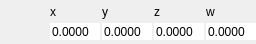
<?xml version="1.0" encoding="UTF-8"?>
<ui version="4.0">
 <class>Float4Controller</class>
 <widget class="QWidget" name="Float4Controller">
  <property name="geometry">
   <rect>
    <x>0</x>
    <y>0</y>
    <width>256</width>
    <height>44</height>
   </rect>
  </property>
  <property name="sizePolicy">
   <sizepolicy hsizetype="MinimumExpanding" vsizetype="Fixed">
    <horstretch>0</horstretch>
    <verstretch>0</verstretch>
   </sizepolicy>
  </property>
  <property name="font">
   <font>
    <family>Segoe UI</family>
   </font>
  </property>
  <property name="windowTitle">
   <string>Form</string>
  </property>
  <layout class="QHBoxLayout" name="horizontalLayout">
   <property name="spacing">
    <number>2</number>
   </property>
   <property name="leftMargin">
    <number>0</number>
   </property>
   <property name="topMargin">
    <number>3</number>
   </property>
   <property name="rightMargin">
    <number>0</number>
   </property>
   <property name="bottomMargin">
    <number>0</number>
   </property>
   <item>
    <spacer name="horizontalSpacer">
     <property name="orientation">
      <enum>Qt::Horizontal</enum>
     </property>
     <property name="sizeHint" stdset="0">
      <size>
       <width>40</width>
       <height>20</height>
      </size>
     </property>
    </spacer>
   </item>
   <item>
    <layout class="QVBoxLayout" name="verticalLayout">
     <item>
      <widget class="QLabel" name="label">
       <property name="sizePolicy">
        <sizepolicy hsizetype="Minimum" vsizetype="Fixed">
         <horstretch>0</horstretch>
         <verstretch>0</verstretch>
        </sizepolicy>
       </property>
       <property name="text">
        <string>x</string>
       </property>
      </widget>
     </item>
     <item>
      <widget class="QDoubleSpinBox" name="doubleSpinBox_X">
       <property name="maximumSize">
        <size>
         <width>50</width>
         <height>16777215</height>
        </size>
       </property>
       <property name="focusPolicy">
        <enum>Qt::StrongFocus</enum>
       </property>
       <property name="frame">
        <bool>false</bool>
       </property>
       <property name="alignment">
        <set>Qt::AlignLeading|Qt::AlignLeft|Qt::AlignVCenter</set>
       </property>
       <property name="buttonSymbols">
        <enum>QAbstractSpinBox::NoButtons</enum>
       </property>
       <property name="decimals">
        <number>4</number>
       </property>
       <property name="minimum">
        <double>-999999999.000000000000000</double>
       </property>
       <property name="maximum">
        <double>999999999.000000000000000</double>
       </property>
       <property name="singleStep">
        <double>0.100000000000000</double>
       </property>
      </widget>
     </item>
    </layout>
   </item>
   <item>
    <layout class="QVBoxLayout" name="verticalLayout_2">
     <item>
      <widget class="QLabel" name="label_2">
       <property name="sizePolicy">
        <sizepolicy hsizetype="Minimum" vsizetype="Fixed">
         <horstretch>0</horstretch>
         <verstretch>0</verstretch>
        </sizepolicy>
       </property>
       <property name="text">
        <string>y</string>
       </property>
      </widget>
     </item>
     <item>
      <widget class="QDoubleSpinBox" name="doubleSpinBox_Y">
       <property name="maximumSize">
        <size>
         <width>50</width>
         <height>16777215</height>
        </size>
       </property>
       <property name="focusPolicy">
        <enum>Qt::StrongFocus</enum>
       </property>
       <property name="frame">
        <bool>false</bool>
       </property>
       <property name="alignment">
        <set>Qt::AlignLeading|Qt::AlignLeft|Qt::AlignVCenter</set>
       </property>
       <property name="buttonSymbols">
        <enum>QAbstractSpinBox::NoButtons</enum>
       </property>
       <property name="decimals">
        <number>4</number>
       </property>
       <property name="minimum">
        <double>-999999999.000000000000000</double>
       </property>
       <property name="maximum">
        <double>999999999.000000000000000</double>
       </property>
       <property name="singleStep">
        <double>0.100000000000000</double>
       </property>
      </widget>
     </item>
    </layout>
   </item>
   <item>
    <layout class="QVBoxLayout" name="verticalLayout_3">
     <item>
      <widget class="QLabel" name="label_3">
       <property name="sizePolicy">
        <sizepolicy hsizetype="Minimum" vsizetype="Fixed">
         <horstretch>0</horstretch>
         <verstretch>0</verstretch>
        </sizepolicy>
       </property>
       <property name="text">
        <string>z</string>
       </property>
      </widget>
     </item>
     <item>
      <widget class="QDoubleSpinBox" name="doubleSpinBox_Z">
       <property name="maximumSize">
        <size>
         <width>50</width>
         <height>16777215</height>
        </size>
       </property>
       <property name="focusPolicy">
        <enum>Qt::StrongFocus</enum>
       </property>
       <property name="frame">
        <bool>false</bool>
       </property>
       <property name="alignment">
        <set>Qt::AlignLeading|Qt::AlignLeft|Qt::AlignVCenter</set>
       </property>
       <property name="buttonSymbols">
        <enum>QAbstractSpinBox::NoButtons</enum>
       </property>
       <property name="decimals">
        <number>4</number>
       </property>
       <property name="minimum">
        <double>-999999999.000000000000000</double>
       </property>
       <property name="maximum">
        <double>999999999.000000000000000</double>
       </property>
       <property name="singleStep">
        <double>0.100000000000000</double>
       </property>
      </widget>
     </item>
    </layout>
   </item>
   <item>
    <layout class="QVBoxLayout" name="verticalLayout_5">
     <item>
      <widget class="QLabel" name="label_4">
       <property name="sizePolicy">
        <sizepolicy hsizetype="Minimum" vsizetype="Fixed">
         <horstretch>0</horstretch>
         <verstretch>0</verstretch>
        </sizepolicy>
       </property>
       <property name="text">
        <string>w</string>
       </property>
      </widget>
     </item>
     <item>
      <widget class="QDoubleSpinBox" name="doubleSpinBox_W">
       <property name="sizePolicy">
        <sizepolicy hsizetype="Minimum" vsizetype="Fixed">
         <horstretch>0</horstretch>
         <verstretch>0</verstretch>
        </sizepolicy>
       </property>
       <property name="minimumSize">
        <size>
         <width>50</width>
         <height>0</height>
        </size>
       </property>
       <property name="maximumSize">
        <size>
         <width>50</width>
         <height>16777215</height>
        </size>
       </property>
       <property name="baseSize">
        <size>
         <width>50</width>
         <height>0</height>
        </size>
       </property>
       <property name="focusPolicy">
        <enum>Qt::StrongFocus</enum>
       </property>
       <property name="autoFillBackground">
        <bool>false</bool>
       </property>
       <property name="frame">
        <bool>false</bool>
       </property>
       <property name="alignment">
        <set>Qt::AlignLeading|Qt::AlignLeft|Qt::AlignVCenter</set>
       </property>
       <property name="buttonSymbols">
        <enum>QAbstractSpinBox::NoButtons</enum>
       </property>
       <property name="decimals">
        <number>4</number>
       </property>
       <property name="minimum">
        <double>-999999999.000000000000000</double>
       </property>
       <property name="maximum">
        <double>999999999.000000000000000</double>
       </property>
       <property name="singleStep">
        <double>0.100000000000000</double>
       </property>
      </widget>
     </item>
    </layout>
   </item>
  </layout>
 </widget>
 <resources/>
 <connections/>
</ui>
